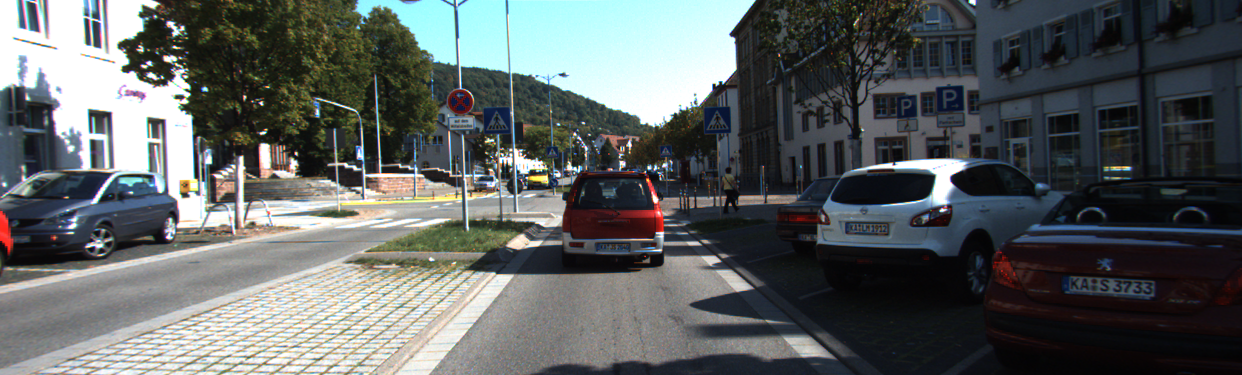
#> input picture 000275.png, 1242 x 375 px
$ jupyter execute color_space.ipynb   (older library calls are emulated)
#> lines starting #> are read from the running program, lines starting #| are printed output that depends on the picture
[cell 1]
import cv2
import numpy as np
import matplotlib.pyplot as plt
from mpl_toolkits.mplot3d import Axes3D

def plot3d(pixels, colors_rgb,
        axis_labels=list("RGB"), axis_limits=((0, 255), (0, 255), (0, 255))):
    """Plot pixels in 3D."""

    # Create figure and 3D axes
    fig = plt.figure(figsize=(8, 8))
    ax = Axes3D(fig)

    # Set axis limits
    ax.set_xlim(*axis_limits[0])
    ax.set_ylim(*axis_limits[1])
    ax.set_zlim(*axis_limits[2])

    # Set axis labels and sizes
    ax.tick_params(axis='both', which='major', labelsize=14, pad=8)
    ax.set_xlabel(axis_labels[0], fontsize=16, labelpad=16)
    ax.set_ylabel(axis_labels[1], fontsize=16, labelpad=16)

    # Plot pixel values with colors given in colors_rgb
    ax.scatter(
        pixels[:, :, 0].ravel(),
        pixels[:, :, 1].ravel(),
        pixels[:, :, 2].ravel(),
        c=colors_rgb.reshape((-1, 3)), edgecolors='none')

    return ax  # return Axes3D object for further manipulation


# Read a color image
img = cv2.imread("000275.png")
#> img is the input picture: shape (375, 1242, 3); mean B, G, R 96.5, 96.6, 91.8

# Select a small fraction of pixels to plot by subsampling it
scale = max(img.shape[0], img.shape[1], 64) / 64  # at most 64 rows and columns
#> scale = 19.41
img_small = cv2.resize(img, (np.int(img.shape[1] / scale), np.int(img.shape[0] / scale)), interpolation=cv2.INTER_NEAREST)

# Convert subsampled image to desired color space(s)
img_small_RGB = cv2.cvtColor(img_small, cv2.COLOR_BGR2RGB)  # OpenCV uses BGR, matplotlib likes RGB
img_small_HSV = cv2.cvtColor(img_small, cv2.COLOR_BGR2HSV)
img_small_rgb = img_small_RGB / 255.  # scaled to [0, 1], only for plotting

# Plot and show
plot3d(img_small_RGB, img_small_rgb)
plt.show()

plot3d(img_small_HSV, img_small_rgb, axis_labels=list("HSV"))
plt.show()

[cell 2]
# Read a color image
img = cv2.imread("001240.png")
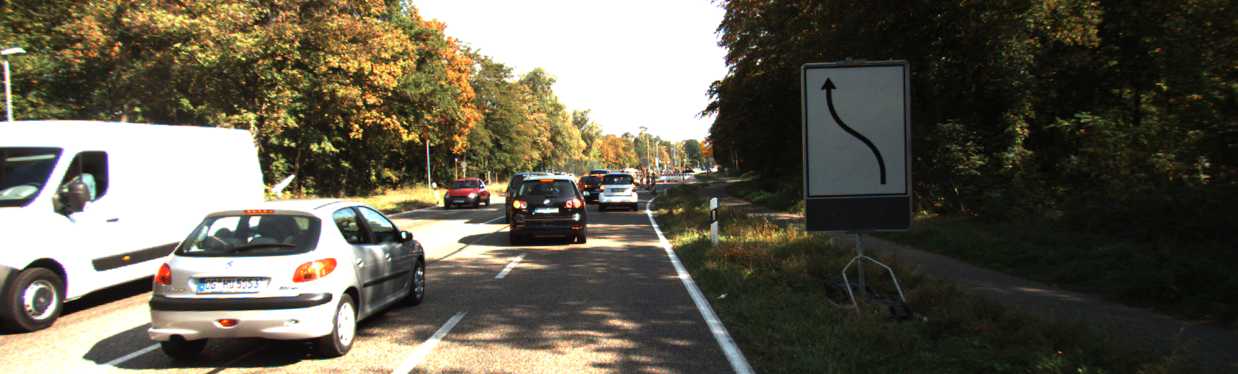
#> input picture 001240.png, 1238 x 374 px
#> img is the input picture: shape (374, 1238, 3); mean B, G, R 80.8, 94.7, 99

# Select a small fraction of pixels to plot by subsampling it
scale = max(img.shape[0], img.shape[1], 64) / 64  # at most 64 rows and columns
#> scale = 19.34
img_small = cv2.resize(img, (np.int(img.shape[1] / scale), np.int(img.shape[0] / scale)), interpolation=cv2.INTER_NEAREST)

# Convert subsampled image to desired color space(s)
img_small_RGB = cv2.cvtColor(img_small, cv2.COLOR_BGR2RGB)  # OpenCV uses BGR, matplotlib likes RGB
img_small_HSV = cv2.cvtColor(img_small, cv2.COLOR_BGR2HSV)
img_small_rgb = img_small_RGB / 255.  # scaled to [0, 1], only for plotting

# Plot and show
plot3d(img_small_RGB, img_small_rgb)
plt.show()

plot3d(img_small_HSV, img_small_rgb, axis_labels=list("HSV"))
plt.show()

[cell 3]
# Read a color image
img = cv2.imread("8.png")
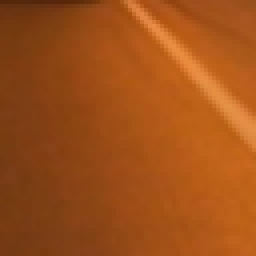
#> input picture 8.png, 64 x 64 px (shown 4 times larger)
#> img is the input picture: shape (64, 64, 3); mean B, G, R 24.4, 80.3, 159.5

# Select a small fraction of pixels to plot by subsampling it
scale = max(img.shape[0], img.shape[1], 64) / 64  # at most 64 rows and columns
#> scale = 1
img_small = cv2.resize(img, (np.int(img.shape[1] / scale), np.int(img.shape[0] / scale)), interpolation=cv2.INTER_NEAREST)

# Convert subsampled image to desired color space(s)
img_small_RGB = cv2.cvtColor(img_small, cv2.COLOR_BGR2RGB)  # OpenCV uses BGR, matplotlib likes RGB
img_small_HSV = cv2.cvtColor(img_small, cv2.COLOR_BGR2HSV)
#> img_small_HSV: shape (64, 64, 3); mean H, S, V 12.4, 216.5, 159.5
img_small_rgb = img_small_RGB / 255.  # scaled to [0, 1], only for plotting

# Plot and show
plot3d(img_small_RGB, img_small_rgb)
plt.show()

plot3d(img_small_HSV, img_small_rgb, axis_labels=list("HSV"))
plt.show()
